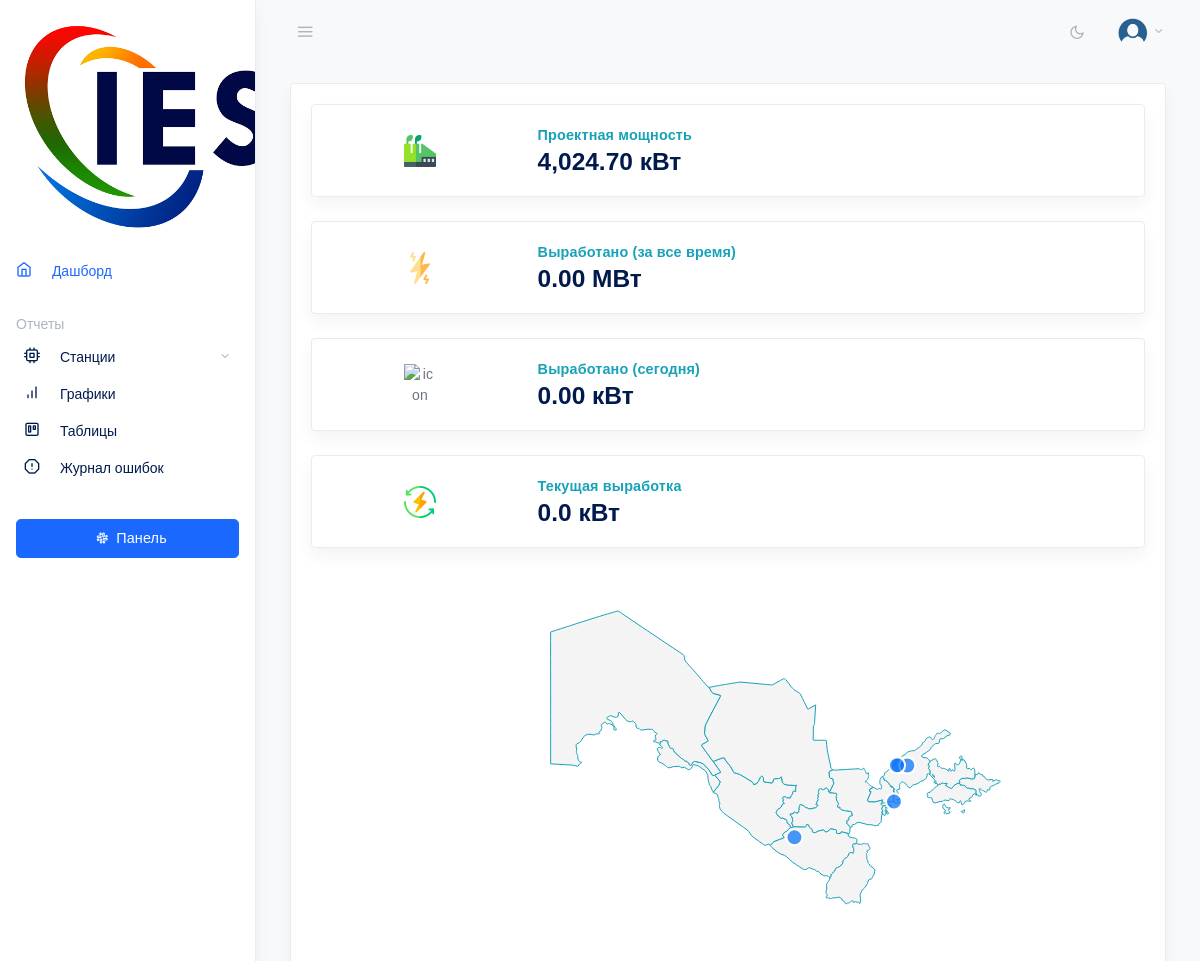
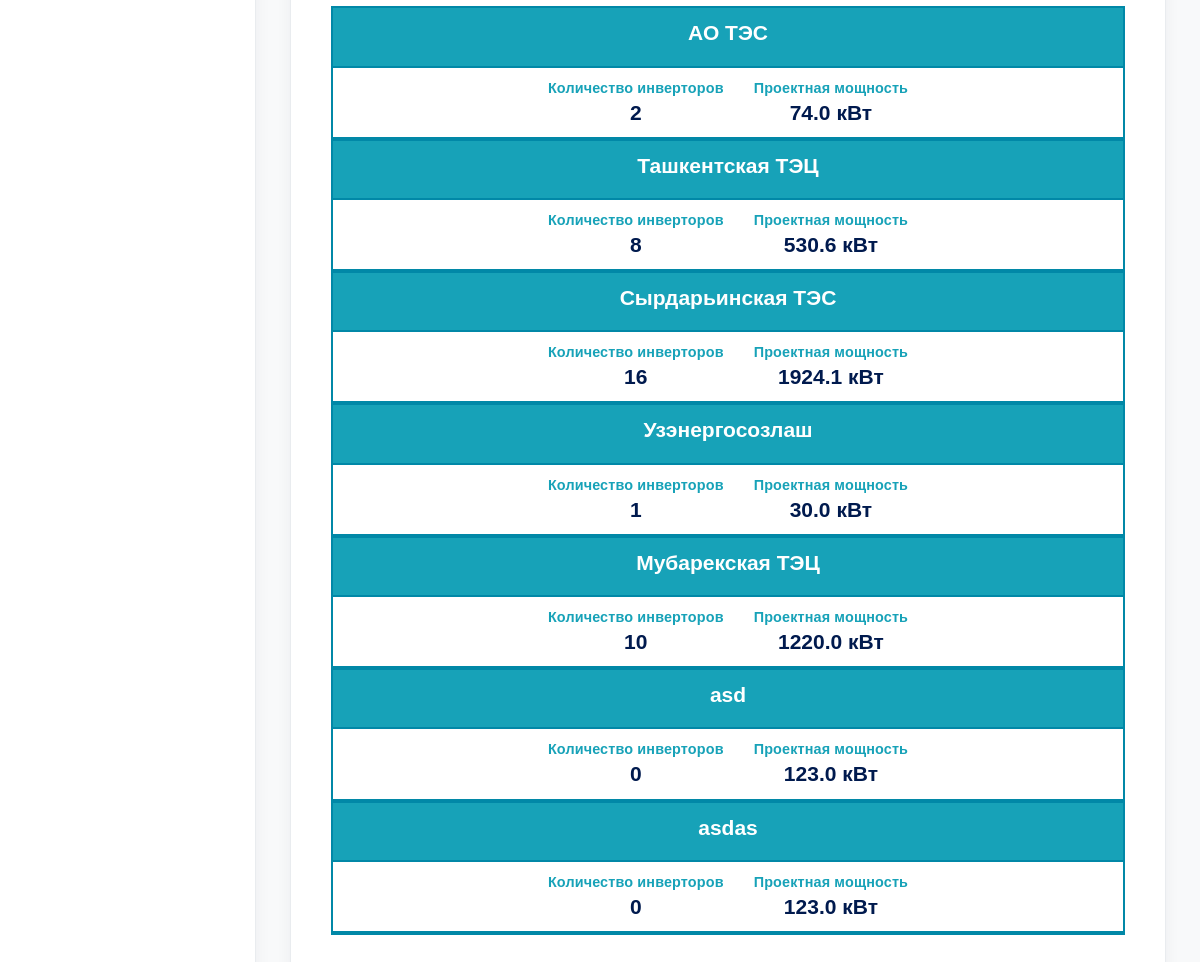
The page / on the database its author committed (2 pictures, top to bottom).
### wattio/models.py (models this page shows, shortened)
class Plant(models.Model):
    name = models.CharField(
        max_length=120,
        verbose_name='Название станции',
        unique=True
    )
    power = models.DecimalField(
        max_digits=10,
        decimal_places=2,
        verbose_name='Общая мощность (кВт)',
        blank=True,
        null=True
    )
    country = models.CharField(
        max_length=100,
        verbose_name='Страна',
        blank=True,
        null=True
    )
    city = models.CharField(
        max_length=100,
        verbose_name='Город',
        blank=True,
        null=True
    )
    address = models.CharField(
        max_length=255,
        verbose_name='Адрес',
        blank=True,
        null=True
    )
    timezone = models.CharField(
        max_length=6,
        verbose_name='Часовой пояс',
        default='5'
    )
    longitude = models.FloatField(
        verbose_name='Долгота',
        validators=[MinValueValidator(-180), MaxValueValidator(180)],
        null=True
    )
    latitude = models.FloatField(
        verbose_name='Широта',
        validators=[MinValueValidator(-90), MaxValueValidator(90)],
        null=True
    )
    image = models.ImageField(
        upload_to='plants/',
        verbose_name='Изображение станции',
        blank=True,
        null=True,
        default='plants/cover.jpg'
    )
    inverter_count = models.IntegerField(
        verbose_name='Количество инверторов',
        default=0,
        validators=[MinValueValidator(0)]
    )
    class Meta:
        verbose_name = 'Станция'
        verbose_name_plural = 'Станции'

### wattio/views.py (the view)
# urls.py: path('', index, name='index'),
def index(request):
    total_power = Plant.objects.aggregate(total=Sum('power'))['total'] or 0
    formatted_total_power = round(float(total_power), 2)
    plants = list(Plant.objects.values('id', 'name', 'inverter_count', 'latitude', 'longitude', 'power', 'image', 'address'))
    for plant in plants:
        plant['power'] = float(plant['power'])
    plants_json = json.dumps(plants)
    api_urls = [
        "http://10.20.6.30:8080/data/chart/last/all/",
        "http://10.20.96.35:8080/data/chart/last/all/",
        "http://10.28.28.50:8080/data/chart/last/all/",
        'http://10.20.77.30:8080/data/chart/last/all/'
    ]
    total_today_generate_energy = 0
    total_generate_energy = 0
    total_current_power = 0
    all_data = []
    for url in api_urls:
        try:
            response = requests.get(url)
            response.raise_for_status()  # Raise exception for HTTP errors
            data = response.json()
            for location, inverters in data.items():
                for inverter in inverters:
                        registers_data = inverter.get("inverter_registers_data", {})
                        current_power = float(registers_data["current_power"]["data"])
                        today_energy = float(registers_data["today_generate_energy"]["data"])
                        total_energy = float(registers_data["total_generate_energy"]["data"])
                        serial_number = inverter['serial_number']
                        status = ''
                        if inverter['serial_number'] != "All":
                            status = registers_data['status']
                            total_current_power += current_power
                            total_today_generate_energy += today_energy
                            total_generate_energy += total_energy
                        all_data.append({
                            "location": location,
                            'serial_number' : serial_number,
                            "current_power": current_power,
                            "today_generate_energy": today_energy,
                            "total_generate_energy": total_energy,
                            "status": status,
                        })
            print("Processed data from:", url)
        except requests.exceptions.RequestException as e:
            print(f"Error fetching data from {url}: {e}")
        except KeyError as e:
            print(f"KeyError when parsing data from {url}: {e}")
        except ValueError as e:
            print(f"ValueError when processing data from {url}: {e}")
    formatted_total_today_energy = round(total_today_generate_energy, 2)
    formatted_total_generate_energy = round(total_generate_energy, 2)
    formatted_total_current_power = round(total_current_power/1000, 2)
    context = {
        'total_power': formatted_total_power,
        'total_today_generate_energy': formatted_total_today_energy,
        'total_generate_energy': formatted_total_generate_energy / 1000,
        'total_current_power': formatted_total_current_power,
        'plants': plants,
        'plants_json': plants_json,
        'all_data': all_data,
        'inverters': Inverter.objects.all()
    }
    return render(request, 'index.html', context)

### wattio/templates/index.html (shortened to what this page needs)
{% extends 'base.html' %}
{% load static %}
{% block heads%}
<link rel="stylesheet" href="{% static 'css/flatpickr.min.css' %}">
{% endblock%}
{% block main %}
  {% include 'components/analytics.html' %}
{% endblock main %}

### wattio/templates/components/analytics.html (shortened to what this page needs)
{% load static %}
{% load humanize %}
<div class="container-fluid">
  <div class="row justify-content-center">
    <div class="col-12">
      <div class="row align-items-ceneter mb-2">
        <div class="col-md-12 mb-4">
          <div class="card shadow">
            <div class="card-body">
              <div class="row" style="align-items: center;">
                <div class="col-md-6">
                  <div class="row ">
                    <div class="col-md-6 mb-4">
                      <div class="card shadow">
                        <div class="card-body">
                          <div class="row align-items-center">
                            <div class="col-3 text-center">
                              <span class="circle circle-sm">
                                <img src="{% static 'assets/images/factory.png' %}" alt="icon" class="img-fluid"
                                  style="max-width: 100%; height: auto;">
                              </span>
                            </div>
                            <div class="col pr-0">
                              <p class="small text-bold mb-0">Проектная мощность</p>
                              <span class="h3 mb-0">{{total_power|floatformat:2|intcomma }} кВт</span>
                            </div>
                          </div>
                        </div>
                      </div>
                    </div>
                    <div class="col-md-6 mb-4">
                      <div class="card shadow">
                        <div class="card-body">
                          <div class="row align-items-center">
                            <div class="col-3 text-center">
                              <span class="circle circle-sm">
                                <img src="{% static 'assets/images/total.png' %}" alt="icon" class="img-fluid"
                                  style="max-width: 100%; height: auto;">
                              </span>
                            </div>
                            <div class="col">
                              <p class="small text-bold mb-0">Выработано (за все время)</p>
                              <div class="row align-items-center no-gutters">
                                <div class="col-auto">
                                  <span class="h3 mr-2 mb-0">{{ total_generate_energy|floatformat:2|intcomma }}
                                    МВт</span>
                                </div>
                              </div>
                            </div>
                          </div>
                        </div>
                      </div>
                    </div>
                    <div class="col-md-6 mb-4">
                      <div class="card shadow">
                        <div class="card-body">
                          <div class="row align-items-center">
                            <div class="col-3 text-center">
                              <span class="circle circle-sm">
                                <img src="{% static 'assets/images/day.png' %}" alt="icon" class="img-fluid"
                                  style="max-width: 100%; height: auto;">
                              </span>
                            </div>
                            <div class="col pr-0">
                              <p class="small text-bold mb-0">Выработано (сегодня)</p>
                              <span class="h3 mb-0">{{ total_today_generate_energy|floatformat:2|intcomma }} кВт</span>
                            </div>
                          </div>
                        </div>
                      </div>
                    </div>
                    <div class="col-md-6 mb-4">
                      <div class="card shadow">
                        <div class="card-body">
                          <div class="row align-items-center">
                            <div class="col-3 text-center">
                              <span class="circle circle-sm">
                                <img src="{% static 'assets/images/current.png' %}" alt="icon" class="img-fluid"
                                  style="max-width: 100%; height: auto;">
                              </span>
                            </div>
                            <div class="col">
                              <p class="small text-bold mb-0">Текущая выработка</p>
                              <span class="h3 mb-0">{{ total_current_power|intcomma }} кВт</span>
                            </div>
                          </div>
                        </div>
                      </div>
                    </div>
                  </div>
                  <div id="container" style="position: relative; width: 100%; height:100%;"></div>
                </div>
                <div class="col-md-6" style="align-items: center;">
                  <div class="row">
                    <div class="col-12">
                      <div class="card-body">
                        <table class="table table-bordered">
                          <thead>
                            {% for plant in plants %}
                            <tr role="group" data-toggle="collapse" data-target="#demo{{ plant.id }}"
                              class="accordion-toggle bg-white">
                              <td style="background-color: #17a2b8;">
                                <dl class="row mb-0">
                                  <dt class="col-sm-12 text-center">
                                    <h4 style="color:#fff">{{ plant.name }}</h4>
                                  </dt>
                                </dl>
                              </td>
                            </tr>
                          </thead>
                          <tbody>
                            <tr role="group" data-toggle="collapse" data-target="#demo{{ plant.id }}"
                              class="accordion-toggle bg-white">
                              <td colspan="10">
                                  <div class="row justify-content-center">
                                    <div class="col-auto text-center">
                                      <p class="mb-1 small text-bold">Количество инверторов</p>
                                      <span class="h4">{{ plant.inverter_count }}</span><br>
                                    </div>
                                    <div class="col-auto text-center">
                                      <p class="mb-1 small text-bold">Проектная мощность</p>
                                      <span class="h4">{{ plant.power }} кВт</span><br>
                                    </div>
                                  </div>
                              </td>
                            </tr>
                            <tr>
                              <td colspan="10" class="p-0">
                              </td>
                            </tr>
                            {% endfor %}
                          </tbody>
                        </table>
                      </div>
                    </div>
                  </div>
                </div>
              </div>
            </div>
          </div>
        </div>
      </div>
    </div>
  </div>
</div>

### rows shown on the page
Plant: name "АО ТЭС", inverter_count "2", power "74.0"
Plant: name "Ташкентская ТЭЦ", inverter_count "8", power "530.6"
Plant: name "Сырдарьинская ТЭС", inverter_count "16", power "1924.1"
Plant: name "Узэнергосозлаш", inverter_count "1", power "30.0"
Plant: name "Мубарекская ТЭЦ", inverter_count "10", power "1220.0"
Plant: name "asd", inverter_count "0", power "123.0"
Plant: name "asdas", inverter_count "0", power "123.0"

### other values the page prints
{{ total_power|floatformat:2|intcomma }} "4,024.70"
{{ total_generate_energy|floatformat:2|intcomma }} "0.00"
{{ total_today_generate_energy|floatformat:2|intcomma }} "0.00"
{{ total_current_power|intcomma }} "0.0"
